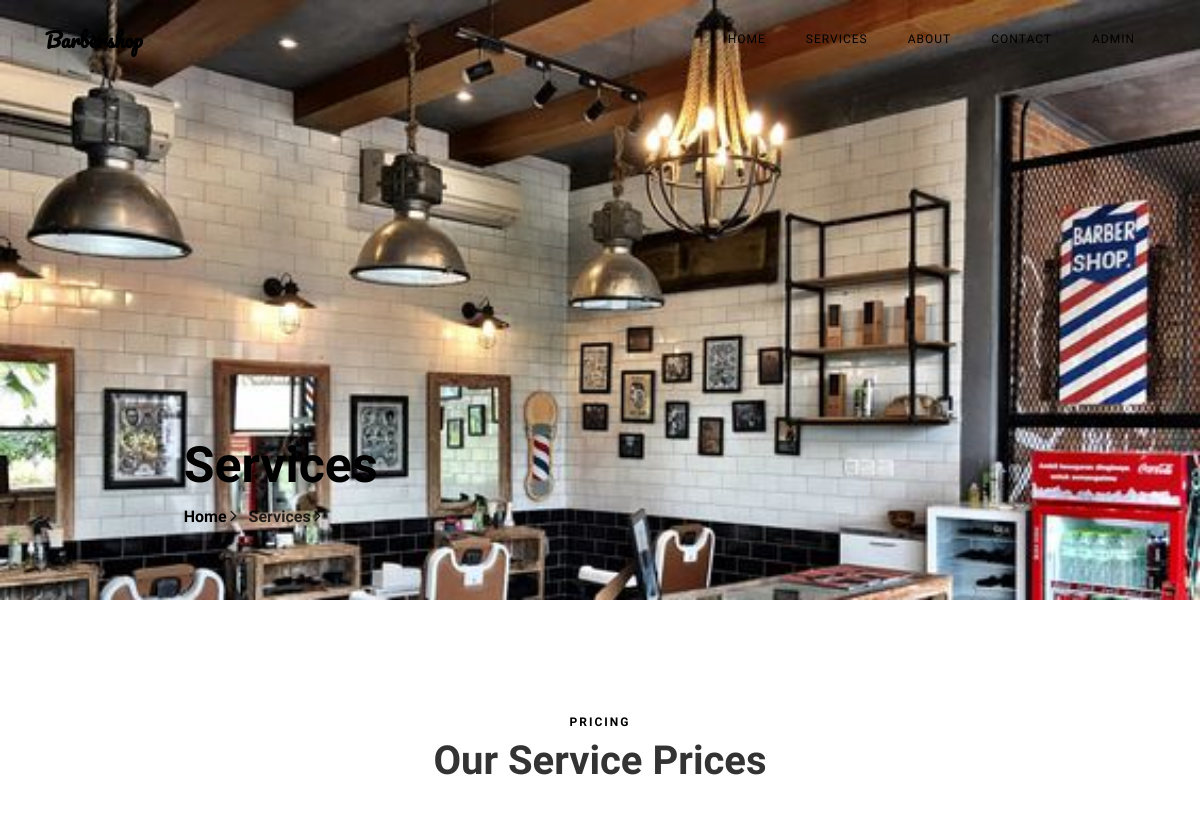
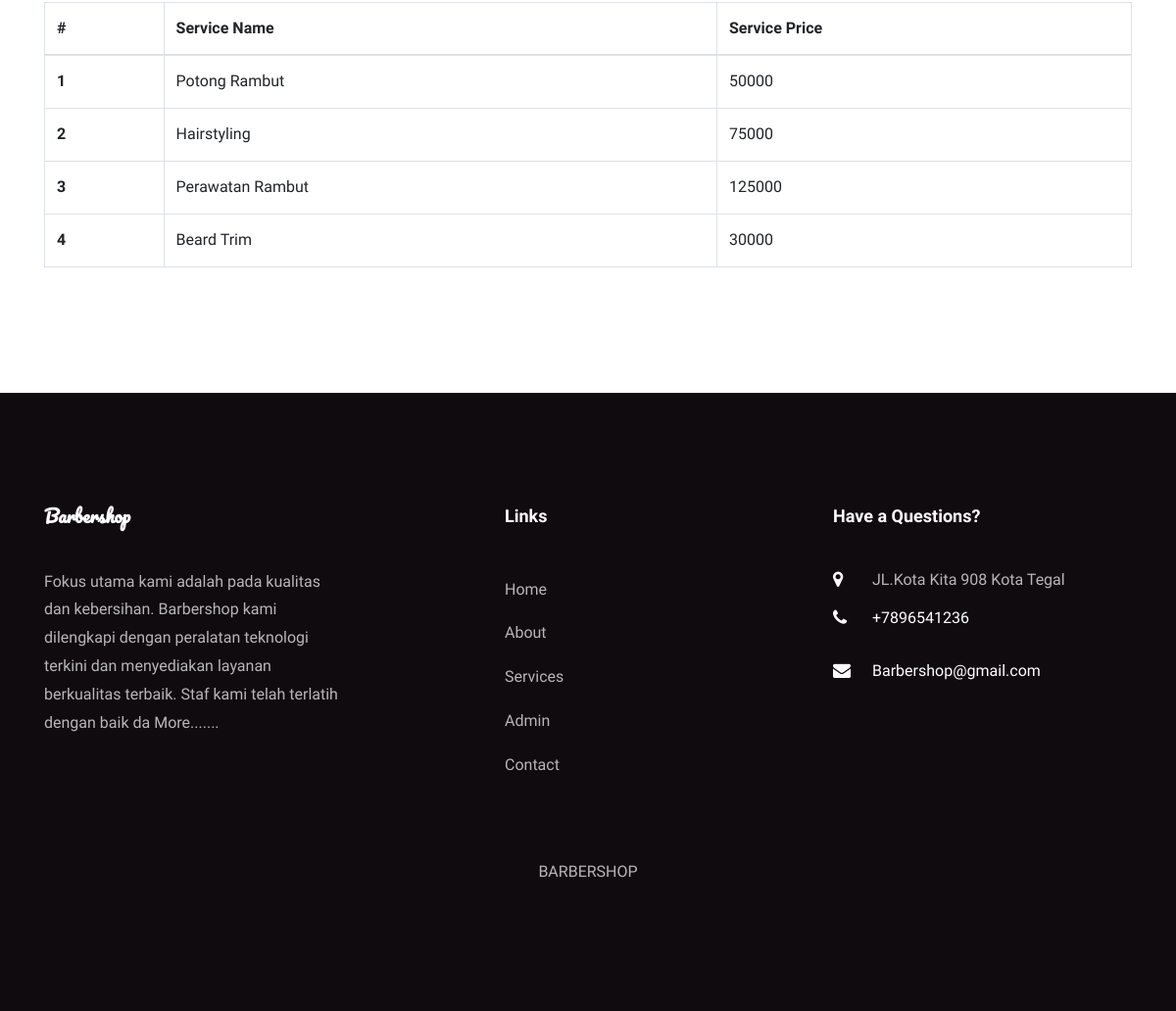
Screenshot of /bpms/services.php with the database file from the repository (2 pictures, top to bottom).
### tables this page shows
CREATE TABLE `tblservices` (
  `ID` int(10) NOT NULL,
  `ServiceName` varchar(200) DEFAULT NULL,
  `Cost` int(10) DEFAULT NULL,
  `CreationDate` timestamp NULL DEFAULT current_timestamp()
);

CREATE TABLE `tblpage` (
  `ID` int(10) NOT NULL,
  `PageType` varchar(200) DEFAULT NULL,
  `PageTitle` mediumtext DEFAULT NULL,
  `PageDescription` mediumtext DEFAULT NULL,
  `Email` varchar(200) DEFAULT NULL,
  `MobileNumber` bigint(10) DEFAULT NULL,
  `UpdationDate` date DEFAULT NULL,
  `Timing` varchar(200) NOT NULL
);

### bpms/services.php (the view, shortened to what this page needs)
<?php
include('includes/dbconnection.php');
  ?>
<!DOCTYPE html>
<html lang="en">
  <head>
    <link rel="stylesheet" href="css/open-iconic-bootstrap.min.css">
    <link rel="stylesheet" href="css/animate.css">
    <link rel="stylesheet" href="css/owl.carousel.min.css">
    <link rel="stylesheet" href="css/owl.theme.default.min.css">
    <link rel="stylesheet" href="css/magnific-popup.css">
    <link rel="stylesheet" href="css/aos.css">
    <link rel="stylesheet" href="css/ionicons.min.css">
    <link rel="stylesheet" href="css/bootstrap-datepicker.css">
    <link rel="stylesheet" href="css/jquery.timepicker.css">
    <link rel="stylesheet" href="css/flaticon.css">
    <link rel="stylesheet" href="css/icomoon.css">
    <link rel="stylesheet" href="css/style.css">
  </head>
  <body>
	  <?php include_once('includes/header.php');?>
    <section class="hero-wrap hero-wrap-2" style="background-image: url('images/bgService.jpg');" data-stellar-background-ratio="0.5">
      <div class="overlay"></div>
      <div class="container">
        <div class="row no-gutters slider-text js-fullheight align-items-end justify-content-center">
          <div class="col-md-9 ftco-animate pb-5">
            <h2 class="mb-0 bread">Services</h2>
            <p class="breadcrumbs"><span class="mr-2"><a href="index.php">Home <i class="ion-ios-arrow-forward"></i></a></span> <span>Services <i class="ion-ios-arrow-forward"></i></span></p>
          </div>
        </div>
      </div>
    </section>
    <section class="ftco-section ftco-pricing">
			<div class="container">
				<div class="row justify-content-center pb-3">
          <div class="col-md-10 heading-section text-center ftco-animate">
          	<span class="subheading">Pricing</span>
            <h2 class="mb-4">Our Service Prices</h2>
          </div>
        </div>
            <table class="table table-bordered"> <thead> <tr> <th>#</th> <th>Service Name</th> <th>Service Price</th> </tr> </thead> <tbody>
<?php
$ret=mysqli_query($con,"select *from  tblservices");
$cnt=1;
while ($row=mysqli_fetch_array($ret)) {
?>
             <tr> <th scope="row"><?php echo $cnt;?></th> <td><?php  echo $row['ServiceName'];?></td> <td><?php  echo $row['Cost'];?></td> </tr>   <?php
$cnt=$cnt+1;
}?></tbody> </table>
			</div>
		</section>
    <?php include_once('includes/footer.php');?>
  </body>
</html>

### bpms/includes/footer.php (shortened to what this page needs)
 <?php
include('includes/dbconnection.php');
?>
 <footer class="ftco-footer ftco-section">
      <div class="container">
        <div class="row mb-5">
          <div class="col-md">
            <div class="ftco-footer-widget mb-4">
              <h2 class="ftco-heading-2 logo">Barbershop</h2>
              <?php
$ret=mysqli_query($con,"select * from tblpage where PageType='aboutus' ");
while ($row=mysqli_fetch_array($ret)) {
?>
              <p><?php  echo substr($row['PageDescription'],0,200);?> <a href="about.php">More.......</a></p><?php } ?>
            </div>
          </div>
          <div class="col-md" style="padding-left: 150px">
             <div class="ftco-footer-widget mb-4">
              <h2 class="ftco-heading-2">Links</h2>
              <ul class="list-unstyled">
                <li><a href="index.php" class="py-2 d-block">Home</a></li>
                <li><a href="about.php" class="py-2 d-block">About</a></li>
                <li><a href="services.php" class="py-2 d-block">Services</a></li>
                <li><a href="admin/index.php" class="py-2 d-block">Admin</a></li>
                <li><a href="contact.php" class="py-2 d-block">Contact</a></li>
              </ul>
            </div>
          </div>
          <div class="col-md">
            <div class="ftco-footer-widget mb-4">
            	<h2 class="ftco-heading-2">Have a Questions?</h2>
            	<div class="block-23 mb-3">
                <?php
$ret=mysqli_query($con,"select * from tblpage where PageType='contactus' ");
while ($row=mysqli_fetch_array($ret)) {
?>
	              <ul>
	                <li><span class="icon icon-map-marker"></span><span class="text"><?php  echo $row['PageDescription'];?></span></li>
	                <li><a href="#"><span class="icon icon-phone"></span><span class="text">+<?php  echo $row['MobileNumber'];?></span></a></li>
	                <li><a href="#"><span class="icon icon-envelope"></span><span class="text"><?php  echo $row['Email'];?></span></a></li>
	              </ul>
	            </div>
               <?php } ?>
            </div>
          </div>
        </div>
        <div class="row">
          <div class="col-md-12 text-center text-capitalize">
            <p >BARBERSHOP</p>
          </div>
        </div>
      </div>
    </footer>

### bpms/css/icomoon.css (style rules this page uses)
[class^="icon-"], [class*=" icon-"] { font-family: 'icomoon' !important; speak: none; font-style: normal; font-weight: normal; font-variant: normal; text-transform: none; line-height: 1; -webkit-font-smoothing: antialiased; -moz-osx-font-smoothing: grayscale; }
.icon-map-marker:before { content: "\f041"; }
.icon-phone:before { content: "\f095"; }
.icon-envelope:before { content: "\f0e0"; }

### rows the page displays
tblservices: ServiceName "Potong Rambut", Cost "50000"
tblservices: ServiceName "Hairstyling", Cost "75000"
tblservices: ServiceName "Perawatan Rambut", Cost "125000"
tblservices: ServiceName "Beard Trim", Cost "30000"
tblpage: PageDescription "Fokus utama kami adalah pada kualitas dan kebersihan. Barbershop kami dilengkapi dengan peralatan teknologi terkini dan menyediakan layanan berkualitas terbaik. Staf kami telah terlatih dengan baik da"
tblpage: PageDescription "JL.Kota Kita 908 Kota Tegal", MobileNumber "7896541236", Email "Barbershop@gmail.com"
